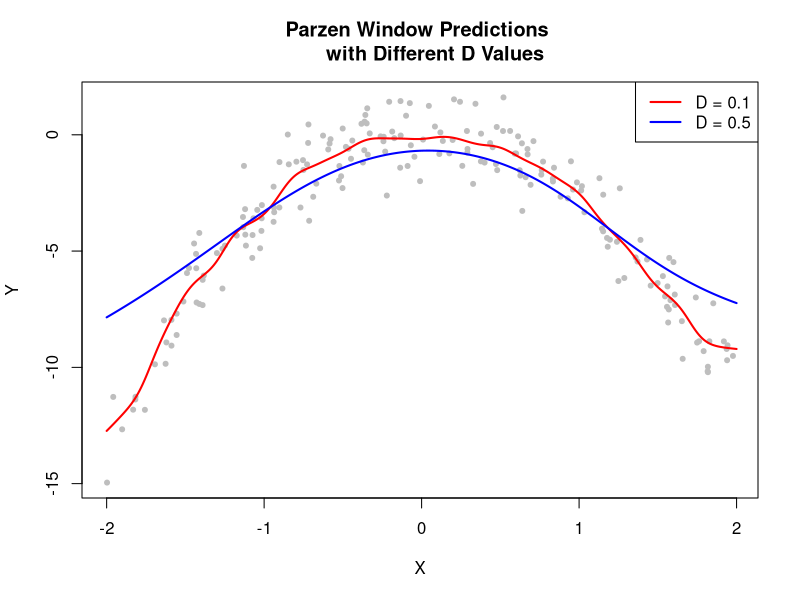
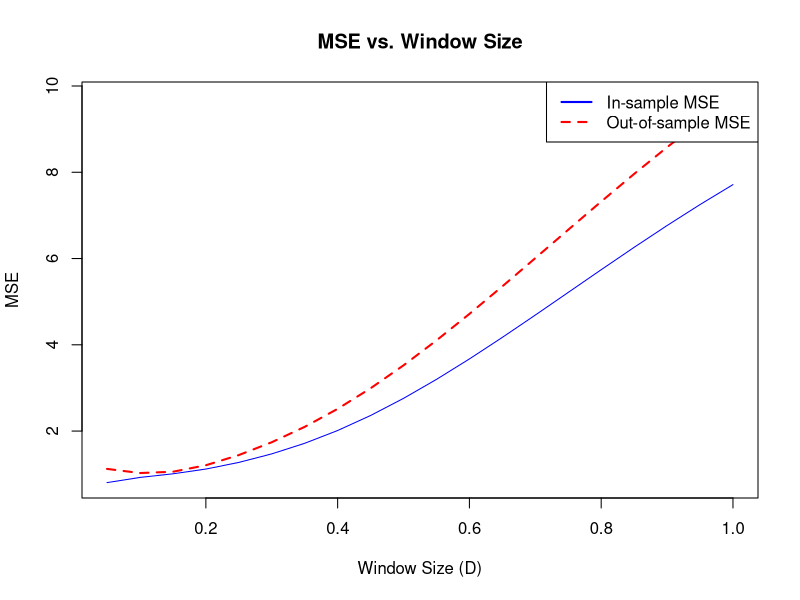

Write R code to recreate these figures, in order.
## ---- chunk 1
knitr::opts_chunk$set(echo = TRUE)
## ---- chunk 2
# (a) Create a function

# Parzen window prediction function
PredictNearestNeighborsParzen1D <- function(yval, xval, xpred, WindowSize) {
  # Number of prediction points
  n <- length(xpred)
  # Initialize predictions vector
  preds <- numeric(n)
  
  for (i in 1:n) {
    # Calculate weights using the Gaussian kernel
    weights <- dnorm((xval - xpred[i]) / WindowSize)
    # Normalize weights
    weights <- weights / sum(weights)
    
    # Compute weighted average to predict the response
    preds[i] <- sum(weights * yval)
  }
  # Return predictions
  return(preds)
}

# (b)
# Set a random seed for reproducibility
set.seed(123)

# Number of samples for in-sample and out-of-sample datasets
n_samples <- 200

# Generate random independent variables (x) uniformly in [-2, 2]
x_in <- runif(n_samples, -2, 2)  
x_out <- runif(n_samples, -2, 2) 

# Generate responses for the given model with added noise
y_in <- 0.05 * x_in^5 - 3 * x_in^2 + rnorm(n_samples, 0, 1)
y_out <- 0.05 * x_out^5 - 3 * x_out^2 + rnorm(n_samples, 0, 1)

# (c)
# Create a grid of predictors
x_grid <- seq(-2, 2, by = 0.01)

# Apply Parzen window method with D = 0.1 and D = 0.5
y_preds_D01 <- PredictNearestNeighborsParzen1D(y_in, x_in, x_grid, 0.1)
y_preds_D05 <- PredictNearestNeighborsParzen1D(y_in, x_in, x_grid, 0.5)

# Plot the in-sample data points and prediction curves
plot(x_in, y_in, pch = 20, col = "gray", main = "Parzen Window Predictions 
     with Different D Values", xlab = "X", ylab = "Y" )
lines(x_grid, y_preds_D01, col = "red", lwd = 2)
lines(x_grid, y_preds_D05, col = "blue", lwd = 2)
legend("topright", legend = c("D = 0.1", "D = 0.5"), 
       col = c("red", "blue"), lwd = 2) 

# (d)
# Define the range of D values
D_values <- seq(0.05, 1, by = 0.05)

# Initialize vectors to store MSE for in-sample and out-of-sample data
mse_in <- numeric(length(D_values))
mse_out <- numeric(length(D_values))

# Loop through each D value to calculate MSE
for (i in seq_along(D_values)) {
  D <- D_values[i]
  
  # Calculate in-sample MSE
  y_pred_in <- PredictNearestNeighborsParzen1D(y_in, x_in, x_in, D)
  mse_in[i] <- mean((y_in - y_pred_in)^2, na.rm = TRUE)
  
  # Calculate out-of-sample MSE
  y_pred_out <- PredictNearestNeighborsParzen1D(y_in, x_in, x_out, D)
  mse_out[i] <- mean((y_out - y_pred_out)^2, na.rm = TRUE)
}

# Plot MSE curves
plot( D_values, mse_in, type = "l", col = "blue", 
      ylim = range(c(mse_in, mse_out)),  xlab = "Window Size (D)",
      ylab = "MSE", main = "MSE vs. Window Size" )

# Add the out-of-sample MSE curve
lines(D_values, mse_out, col = "red", lty = 2, lwd = 2)

# Add a legend to distinguish the curves
legend("topright", legend = c("In-sample MSE", "Out-of-sample MSE"), 
  col = c("blue", "red"), lty = c(1, 2), lwd = 2)

# (e)
# Select the best D based on the minimum out-of-sample MSE
best_D <- D_values[which.min(mse_out)]

# Output the best D and its corresponding out-of-sample MSE
cat("Best D:", best_D, "\n")
cat("Minimum Out-of-sample MSE:", min(mse_out), "\n")


  
